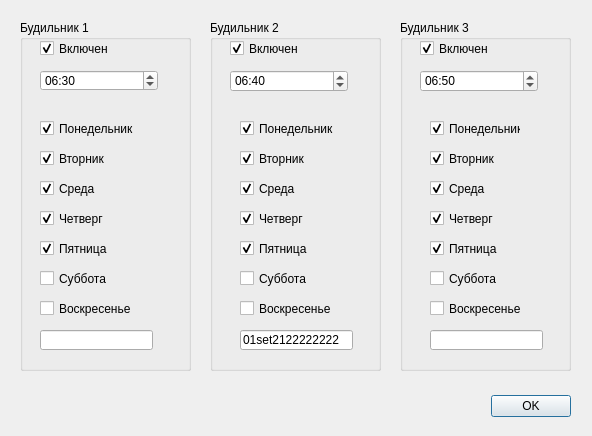
<?xml version="1.0" encoding="UTF-8"?>
<ui version="4.0">
 <class>alarmDialog</class>
 <widget class="QDialog" name="alarmDialog">
  <property name="geometry">
   <rect>
    <x>0</x>
    <y>0</y>
    <width>592</width>
    <height>436</height>
   </rect>
  </property>
  <property name="windowTitle">
   <string>Будильники</string>
  </property>
  <widget class="QDialogButtonBox" name="buttonBox">
   <property name="geometry">
    <rect>
     <x>20</x>
     <y>390</y>
     <width>551</width>
     <height>32</height>
    </rect>
   </property>
   <property name="orientation">
    <enum>Qt::Horizontal</enum>
   </property>
   <property name="standardButtons">
    <set>QDialogButtonBox::Ok</set>
   </property>
  </widget>
  <widget class="QGroupBox" name="groupBox">
   <property name="geometry">
    <rect>
     <x>20</x>
     <y>20</y>
     <width>171</width>
     <height>351</height>
    </rect>
   </property>
   <property name="title">
    <string>Будильник 1</string>
   </property>
   <widget class="QTimeEdit" name="altimeEdit">
    <property name="geometry">
     <rect>
      <x>20</x>
      <y>50</y>
      <width>118</width>
      <height>21</height>
     </rect>
    </property>
    <property name="minimumTime">
     <time>
      <hour>0</hour>
      <minute>0</minute>
      <second>0</second>
     </time>
    </property>
    <property name="displayFormat">
     <string>HH:mm</string>
    </property>
    <property name="time">
     <time>
      <hour>6</hour>
      <minute>30</minute>
      <second>0</second>
     </time>
    </property>
   </widget>
   <widget class="QCheckBox" name="alcheckBox">
    <property name="geometry">
     <rect>
      <x>20</x>
      <y>20</y>
      <width>70</width>
      <height>17</height>
     </rect>
    </property>
    <property name="text">
     <string>Включен</string>
    </property>
    <property name="checked">
     <bool>true</bool>
    </property>
   </widget>
   <widget class="QCheckBox" name="pn1">
    <property name="geometry">
     <rect>
      <x>20</x>
      <y>100</y>
      <width>111</width>
      <height>17</height>
     </rect>
    </property>
    <property name="text">
     <string>Понедельник</string>
    </property>
    <property name="checked">
     <bool>true</bool>
    </property>
   </widget>
   <widget class="QCheckBox" name="vt1">
    <property name="geometry">
     <rect>
      <x>20</x>
      <y>130</y>
      <width>70</width>
      <height>17</height>
     </rect>
    </property>
    <property name="text">
     <string>Вторник</string>
    </property>
    <property name="checked">
     <bool>true</bool>
    </property>
   </widget>
   <widget class="QCheckBox" name="sr1">
    <property name="geometry">
     <rect>
      <x>20</x>
      <y>160</y>
      <width>70</width>
      <height>17</height>
     </rect>
    </property>
    <property name="text">
     <string>Среда</string>
    </property>
    <property name="checked">
     <bool>true</bool>
    </property>
   </widget>
   <widget class="QCheckBox" name="cht1">
    <property name="geometry">
     <rect>
      <x>20</x>
      <y>190</y>
      <width>70</width>
      <height>17</height>
     </rect>
    </property>
    <property name="text">
     <string>Четверг</string>
    </property>
    <property name="checked">
     <bool>true</bool>
    </property>
   </widget>
   <widget class="QCheckBox" name="pt1">
    <property name="geometry">
     <rect>
      <x>20</x>
      <y>220</y>
      <width>70</width>
      <height>17</height>
     </rect>
    </property>
    <property name="text">
     <string>Пятница</string>
    </property>
    <property name="checked">
     <bool>true</bool>
    </property>
   </widget>
   <widget class="QCheckBox" name="sb1">
    <property name="geometry">
     <rect>
      <x>20</x>
      <y>250</y>
      <width>70</width>
      <height>17</height>
     </rect>
    </property>
    <property name="text">
     <string>Суббота</string>
    </property>
   </widget>
   <widget class="QCheckBox" name="vs1">
    <property name="geometry">
     <rect>
      <x>20</x>
      <y>280</y>
      <width>91</width>
      <height>17</height>
     </rect>
    </property>
    <property name="text">
     <string>Воскресенье</string>
    </property>
   </widget>
   <widget class="QLineEdit" name="bud1comm">
    <property name="geometry">
     <rect>
      <x>20</x>
      <y>310</y>
      <width>113</width>
      <height>20</height>
     </rect>
    </property>
   </widget>
  </widget>
  <widget class="QGroupBox" name="groupBox_2">
   <property name="geometry">
    <rect>
     <x>210</x>
     <y>20</y>
     <width>171</width>
     <height>351</height>
    </rect>
   </property>
   <property name="title">
    <string>Будильник 2</string>
   </property>
   <widget class="QTimeEdit" name="altimeEdit_2">
    <property name="geometry">
     <rect>
      <x>20</x>
      <y>50</y>
      <width>118</width>
      <height>22</height>
     </rect>
    </property>
    <property name="minimumTime">
     <time>
      <hour>0</hour>
      <minute>0</minute>
      <second>0</second>
     </time>
    </property>
    <property name="displayFormat">
     <string>HH:mm</string>
    </property>
    <property name="time">
     <time>
      <hour>6</hour>
      <minute>40</minute>
      <second>0</second>
     </time>
    </property>
   </widget>
   <widget class="QCheckBox" name="alcheckBox_2">
    <property name="geometry">
     <rect>
      <x>20</x>
      <y>20</y>
      <width>70</width>
      <height>17</height>
     </rect>
    </property>
    <property name="text">
     <string>Включен</string>
    </property>
    <property name="checked">
     <bool>true</bool>
    </property>
   </widget>
   <widget class="QCheckBox" name="cht2">
    <property name="geometry">
     <rect>
      <x>30</x>
      <y>190</y>
      <width>70</width>
      <height>17</height>
     </rect>
    </property>
    <property name="text">
     <string>Четверг</string>
    </property>
    <property name="checked">
     <bool>true</bool>
    </property>
   </widget>
   <widget class="QCheckBox" name="vs2">
    <property name="geometry">
     <rect>
      <x>30</x>
      <y>280</y>
      <width>101</width>
      <height>17</height>
     </rect>
    </property>
    <property name="text">
     <string>Воскресенье</string>
    </property>
   </widget>
   <widget class="QCheckBox" name="vt2">
    <property name="geometry">
     <rect>
      <x>30</x>
      <y>130</y>
      <width>70</width>
      <height>17</height>
     </rect>
    </property>
    <property name="text">
     <string>Вторник</string>
    </property>
    <property name="checked">
     <bool>true</bool>
    </property>
   </widget>
   <widget class="QCheckBox" name="pt2">
    <property name="geometry">
     <rect>
      <x>30</x>
      <y>220</y>
      <width>70</width>
      <height>17</height>
     </rect>
    </property>
    <property name="text">
     <string>Пятница</string>
    </property>
    <property name="checked">
     <bool>true</bool>
    </property>
   </widget>
   <widget class="QCheckBox" name="pn2">
    <property name="geometry">
     <rect>
      <x>30</x>
      <y>100</y>
      <width>101</width>
      <height>17</height>
     </rect>
    </property>
    <property name="text">
     <string>Понедельник</string>
    </property>
    <property name="checked">
     <bool>true</bool>
    </property>
   </widget>
   <widget class="QCheckBox" name="sr2">
    <property name="geometry">
     <rect>
      <x>30</x>
      <y>160</y>
      <width>70</width>
      <height>17</height>
     </rect>
    </property>
    <property name="text">
     <string>Среда</string>
    </property>
    <property name="checked">
     <bool>true</bool>
    </property>
   </widget>
   <widget class="QCheckBox" name="sb2">
    <property name="geometry">
     <rect>
      <x>30</x>
      <y>250</y>
      <width>70</width>
      <height>17</height>
     </rect>
    </property>
    <property name="text">
     <string>Суббота</string>
    </property>
   </widget>
   <widget class="QLineEdit" name="bud2comm">
    <property name="geometry">
     <rect>
      <x>30</x>
      <y>310</y>
      <width>113</width>
      <height>20</height>
     </rect>
    </property>
    <property name="text">
     <string>01set2122222222</string>
    </property>
   </widget>
  </widget>
  <widget class="QGroupBox" name="groupBox_3">
   <property name="geometry">
    <rect>
     <x>400</x>
     <y>20</y>
     <width>171</width>
     <height>351</height>
    </rect>
   </property>
   <property name="title">
    <string>Будильник 3</string>
   </property>
   <widget class="QTimeEdit" name="altimeEdit_3">
    <property name="geometry">
     <rect>
      <x>20</x>
      <y>50</y>
      <width>118</width>
      <height>22</height>
     </rect>
    </property>
    <property name="minimumTime">
     <time>
      <hour>0</hour>
      <minute>0</minute>
      <second>0</second>
     </time>
    </property>
    <property name="displayFormat">
     <string>HH:mm</string>
    </property>
    <property name="time">
     <time>
      <hour>6</hour>
      <minute>50</minute>
      <second>0</second>
     </time>
    </property>
   </widget>
   <widget class="QCheckBox" name="alcheckBox_3">
    <property name="geometry">
     <rect>
      <x>20</x>
      <y>20</y>
      <width>70</width>
      <height>17</height>
     </rect>
    </property>
    <property name="text">
     <string>Включен</string>
    </property>
    <property name="checked">
     <bool>true</bool>
    </property>
   </widget>
   <widget class="QCheckBox" name="cht3">
    <property name="geometry">
     <rect>
      <x>30</x>
      <y>190</y>
      <width>70</width>
      <height>17</height>
     </rect>
    </property>
    <property name="text">
     <string>Четверг</string>
    </property>
    <property name="checked">
     <bool>true</bool>
    </property>
   </widget>
   <widget class="QCheckBox" name="vs3">
    <property name="geometry">
     <rect>
      <x>30</x>
      <y>280</y>
      <width>101</width>
      <height>17</height>
     </rect>
    </property>
    <property name="text">
     <string>Воскресенье</string>
    </property>
   </widget>
   <widget class="QCheckBox" name="sb3">
    <property name="geometry">
     <rect>
      <x>30</x>
      <y>250</y>
      <width>70</width>
      <height>17</height>
     </rect>
    </property>
    <property name="text">
     <string>Суббота</string>
    </property>
   </widget>
   <widget class="QCheckBox" name="vt3">
    <property name="geometry">
     <rect>
      <x>30</x>
      <y>130</y>
      <width>70</width>
      <height>17</height>
     </rect>
    </property>
    <property name="text">
     <string>Вторник</string>
    </property>
    <property name="checked">
     <bool>true</bool>
    </property>
   </widget>
   <widget class="QCheckBox" name="sr3">
    <property name="geometry">
     <rect>
      <x>30</x>
      <y>160</y>
      <width>70</width>
      <height>17</height>
     </rect>
    </property>
    <property name="text">
     <string>Среда</string>
    </property>
    <property name="checked">
     <bool>true</bool>
    </property>
   </widget>
   <widget class="QCheckBox" name="pn3">
    <property name="geometry">
     <rect>
      <x>30</x>
      <y>100</y>
      <width>91</width>
      <height>17</height>
     </rect>
    </property>
    <property name="text">
     <string>Понедельник</string>
    </property>
    <property name="checked">
     <bool>true</bool>
    </property>
   </widget>
   <widget class="QCheckBox" name="pt3">
    <property name="geometry">
     <rect>
      <x>30</x>
      <y>220</y>
      <width>70</width>
      <height>17</height>
     </rect>
    </property>
    <property name="text">
     <string>Пятница</string>
    </property>
    <property name="checked">
     <bool>true</bool>
    </property>
   </widget>
   <widget class="QLineEdit" name="bud3comm">
    <property name="geometry">
     <rect>
      <x>30</x>
      <y>310</y>
      <width>113</width>
      <height>20</height>
     </rect>
    </property>
   </widget>
  </widget>
 </widget>
 <resources/>
 <connections>
  <connection>
   <sender>buttonBox</sender>
   <signal>accepted()</signal>
   <receiver>alarmDialog</receiver>
   <slot>accept()</slot>
   <hints>
    <hint type="sourcelabel">
     <x>248</x>
     <y>254</y>
    </hint>
    <hint type="destinationlabel">
     <x>157</x>
     <y>274</y>
    </hint>
   </hints>
  </connection>
  <connection>
   <sender>buttonBox</sender>
   <signal>rejected()</signal>
   <receiver>alarmDialog</receiver>
   <slot>reject()</slot>
   <hints>
    <hint type="sourcelabel">
     <x>316</x>
     <y>260</y>
    </hint>
    <hint type="destinationlabel">
     <x>286</x>
     <y>274</y>
    </hint>
   </hints>
  </connection>
 </connections>
</ui>
